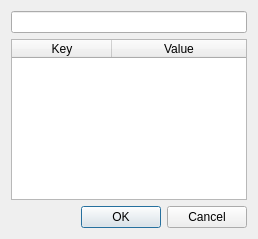
<?xml version="1.0" encoding="UTF-8"?>
<ui version="4.0">
 <class>Dialog</class>
 <widget class="QDialog" name="Dialog">
  <property name="geometry">
   <rect>
    <x>0</x>
    <y>0</y>
    <width>258</width>
    <height>239</height>
   </rect>
  </property>
  <property name="windowTitle">
   <string/>
  </property>
  <layout class="QVBoxLayout" name="verticalLayout_2">
   <item>
    <widget class="QLineEdit" name="name"/>
   </item>
   <item>
    <widget class="QTableWidget" name="inputs">
     <property name="dragDropMode">
      <enum>QAbstractItemView::InternalMove</enum>
     </property>
     <property name="selectionMode">
      <enum>QAbstractItemView::SingleSelection</enum>
     </property>
     <property name="selectionBehavior">
      <enum>QAbstractItemView::SelectRows</enum>
     </property>
     <property name="cornerButtonEnabled">
      <bool>false</bool>
     </property>
     <attribute name="horizontalHeaderStretchLastSection">
      <bool>true</bool>
     </attribute>
     <attribute name="verticalHeaderVisible">
      <bool>false</bool>
     </attribute>
     <column>
      <property name="text">
       <string>Key</string>
      </property>
     </column>
     <column>
      <property name="text">
       <string>Value</string>
      </property>
     </column>
    </widget>
   </item>
   <item>
    <widget class="QDialogButtonBox" name="buttonBox">
     <property name="orientation">
      <enum>Qt::Horizontal</enum>
     </property>
     <property name="standardButtons">
      <set>QDialogButtonBox::Cancel|QDialogButtonBox::Ok</set>
     </property>
    </widget>
   </item>
  </layout>
 </widget>
 <tabstops>
  <tabstop>name</tabstop>
  <tabstop>inputs</tabstop>
  <tabstop>buttonBox</tabstop>
 </tabstops>
 <resources/>
 <connections>
  <connection>
   <sender>buttonBox</sender>
   <signal>accepted()</signal>
   <receiver>Dialog</receiver>
   <slot>accept()</slot>
   <hints>
    <hint type="sourcelabel">
     <x>248</x>
     <y>254</y>
    </hint>
    <hint type="destinationlabel">
     <x>157</x>
     <y>274</y>
    </hint>
   </hints>
  </connection>
  <connection>
   <sender>buttonBox</sender>
   <signal>rejected()</signal>
   <receiver>Dialog</receiver>
   <slot>reject()</slot>
   <hints>
    <hint type="sourcelabel">
     <x>316</x>
     <y>260</y>
    </hint>
    <hint type="destinationlabel">
     <x>286</x>
     <y>274</y>
    </hint>
   </hints>
  </connection>
 </connections>
</ui>
